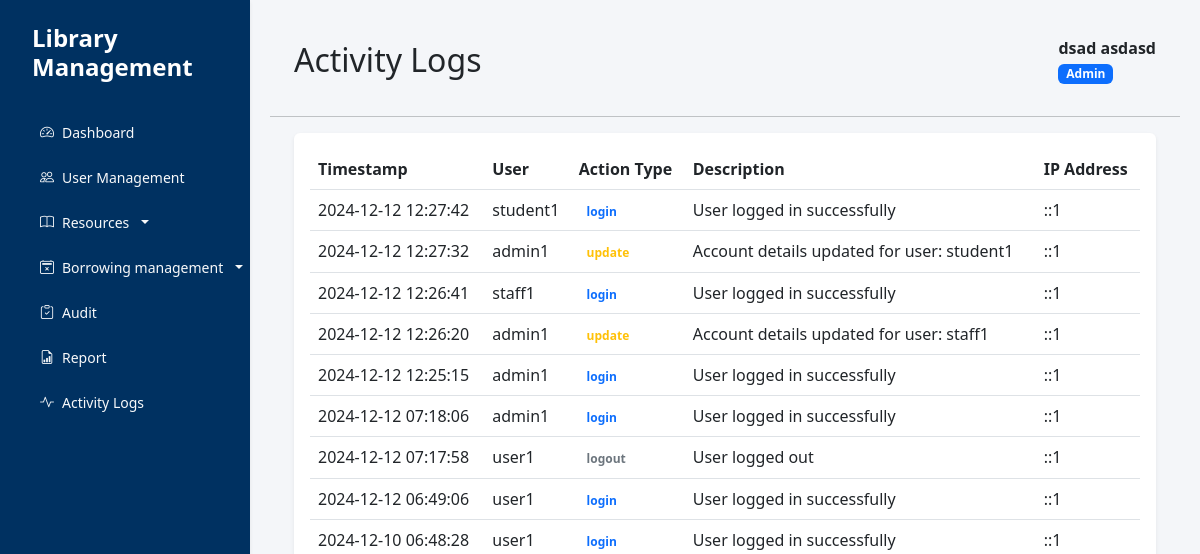
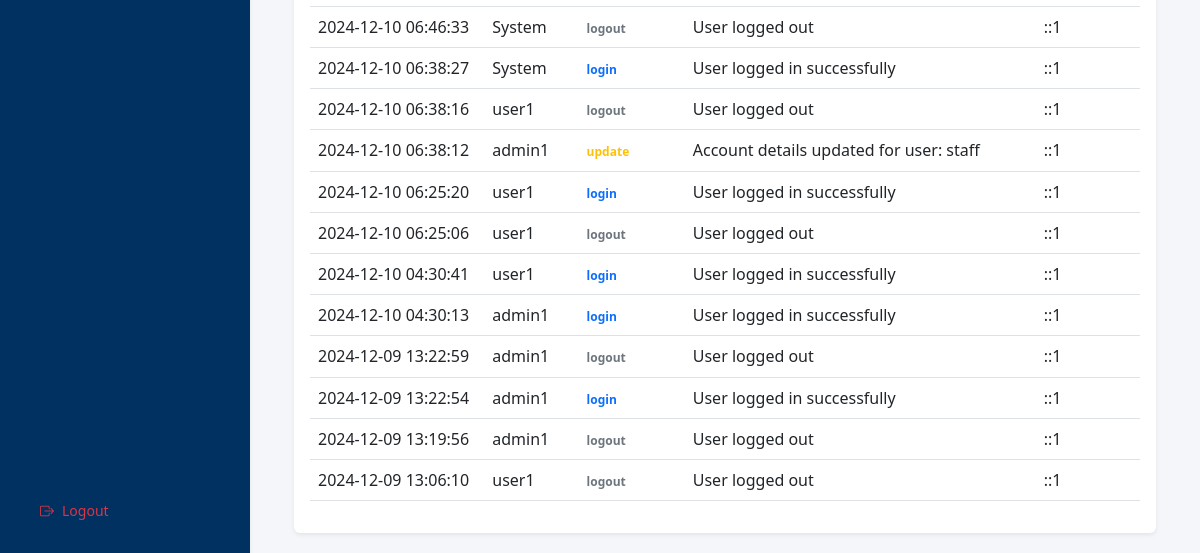
/interface/activity-logs.php (signed in), run on an earlier commit of the app's database (2 pictures, top to bottom).
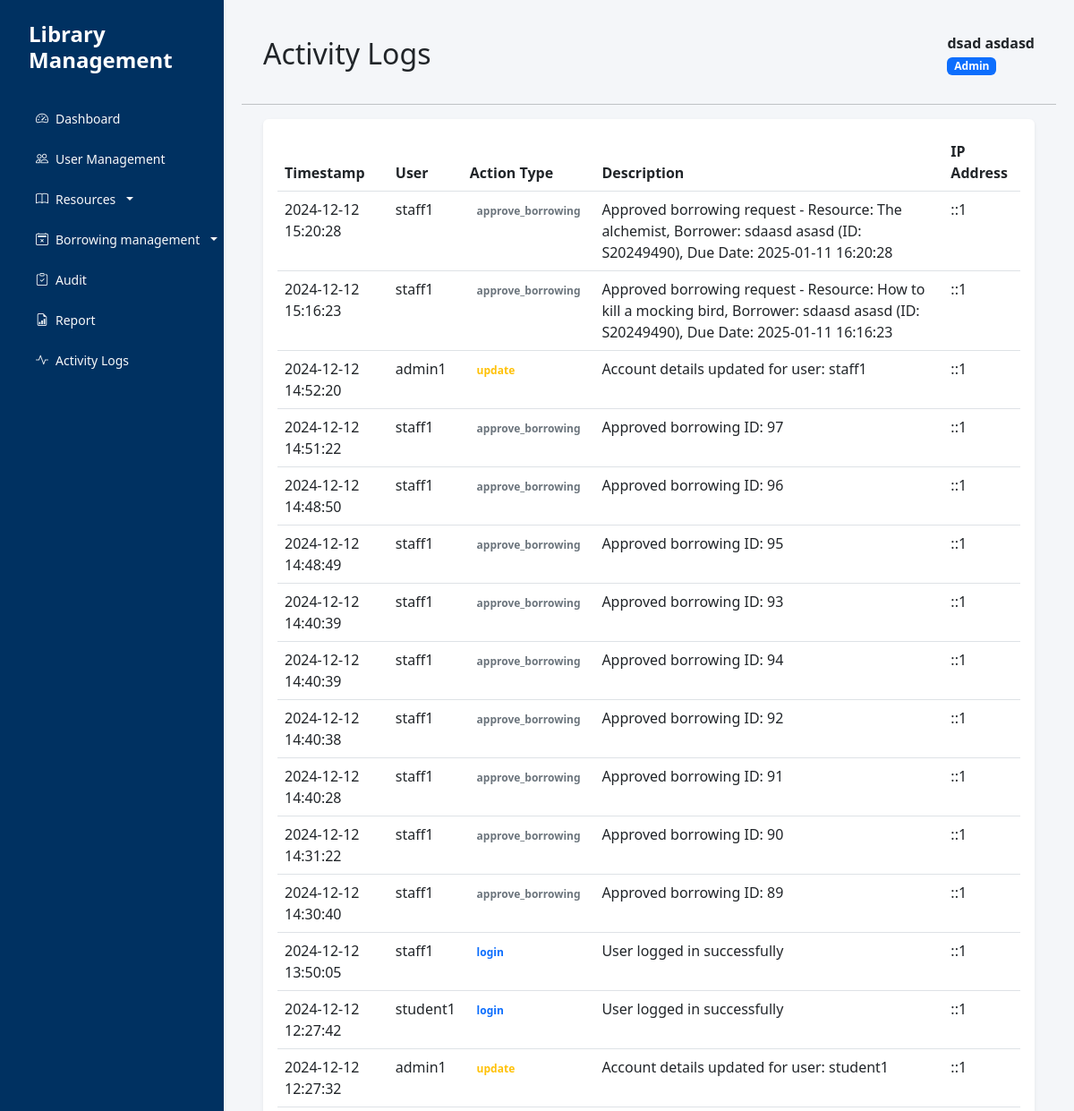
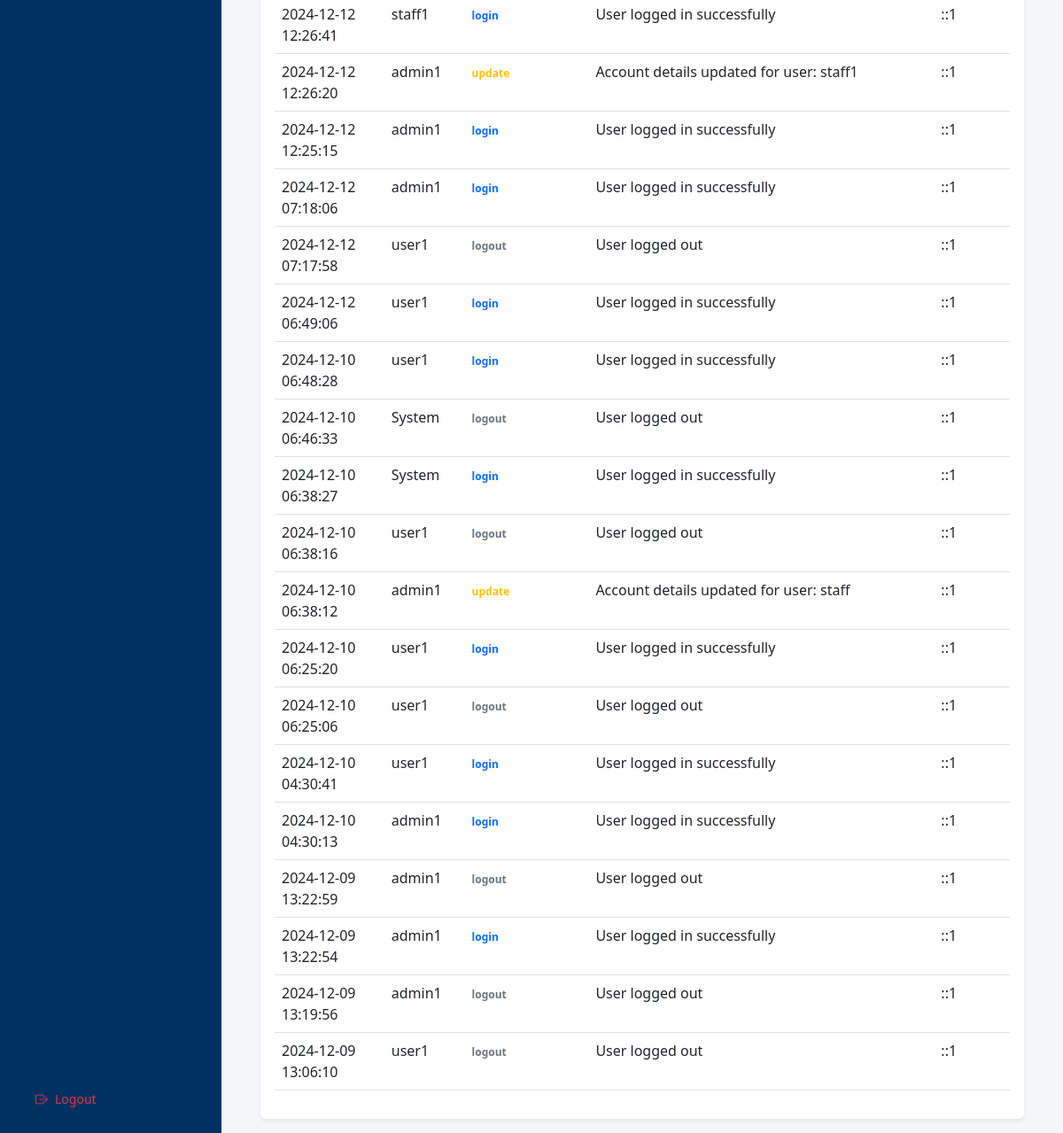
And on a later commit of the database (2 pictures, top to bottom).
### tables this page shows
CREATE TABLE `activity_logs` (
  `log_id` int(11) NOT NULL,
  `user_id` int(11) DEFAULT NULL,
  `action_type` varchar(50) NOT NULL,
  `action_description` text NOT NULL,
  `ip_address` varchar(45) DEFAULT NULL,
  `timestamp` timestamp NOT NULL DEFAULT current_timestamp()
);

CREATE TABLE `users` (
  `user_id` int(11) NOT NULL,
  `membership_id` varchar(20) DEFAULT NULL,
  `username` varchar(50) NOT NULL,
  `password` varchar(255) NOT NULL,
  `first_name` varchar(50) NOT NULL,
  `last_name` varchar(50) NOT NULL,
  `email` varchar(100) NOT NULL,
  `role` enum('admin','student','faculty','staff') NOT NULL,
  `max_books` int(11) NOT NULL,
  `created_at` timestamp NOT NULL DEFAULT current_timestamp(),
  `updated_at` timestamp NOT NULL DEFAULT current_timestamp() ON UPDATE current_timestamp()
);

### controller/ActivityLogController.php (called while the page is built, shortened)
<?php
require_once '../config/Database.php';
class ActivityLogController {
    private $conn;
    public function __construct() {
        $database = new Database();
        $this->conn = $database->getConnection();
    }
    public function getLogs($limit = 100) {
        try {
            $query = "SELECT al.*, u.username
                     FROM activity_logs al
                     LEFT JOIN users u ON al.user_id = u.user_id
                     ORDER BY al.timestamp DESC
                     LIMIT :limit";
            $stmt = $this->conn->prepare($query);
            $stmt->bindParam(":limit", $limit, PDO::PARAM_INT);
            $stmt->execute();
            return $stmt->fetchAll(PDO::FETCH_ASSOC);
        } catch (PDOException $e) {
            error_log("Get logs error: " . $e->getMessage());
            return [];
        }
    }
}

### config/Database.php (called while the page is built, shortened)
<?php
class Database {
    private $host = "localhost";
    private $port = "3307";
    private $db_name = "library_management";
    private $username = "root";
    private $password = "";
    public function getConnection() {
        $this->conn = null;
        try {
            $this->conn = new PDO(
                "mysql:host=" . $this->host . ";port=" . $this->port . ";dbname=" . $this->db_name,
                $this->username,
                $this->password
            );
            $this->conn->setAttribute(PDO::ATTR_ERRMODE, PDO::ERRMODE_EXCEPTION);
        } catch(PDOException $e) {
            echo "Connection Error: " . $e->getMessage();
        }
        return $this->conn;
    }
}

### interface/activity-logs.php (the view, shortened to what the changed rows need)
<?php
require_once '../controller/ActivityLogController.php';
$activityLogController = new ActivityLogController();
$logs = $activityLogController->getLogs();
?>
<!DOCTYPE html>
<html lang="en">
<head>
    <link href="https://cdnjs.cloudflare.com/ajax/libs/bootstrap/5.3.0/css/bootstrap.min.css" rel="stylesheet">
    <link href="https://cdnjs.cloudflare.com/ajax/libs/bootstrap-icons/1.7.2/font/bootstrap-icons.min.css" rel="stylesheet">
    <link href="assets/css/style.css" rel="stylesheet">
</head>
<body>
    <div class="d-flex">
        <div class="main-content flex-grow-1">
            <div class="d-flex justify-content-between align-items-center py-3 px-4">
                <h2 class="mb-0">Activity Logs</h2>
            </div>
            <div class="container-fluid px-4">
                <div class="card shadow-sm">
                    <div class="card-body">
                        <div class="table-responsive">
                            <table class="table table-hover">
                                <thead>
                                    <tr>
                                        <th>Timestamp</th>
                                        <th>User</th>
                                        <th>Action Type</th>
                                        <th>Description</th>
                                        <th>IP Address</th>
                                    </tr>
                                </thead>
                                <tbody>
                                    <?php if (empty($logs)): ?>
                                        <tr>
                                            <td colspan="5" class="text-center">No activity logs found.</td>
                                        </tr>
                                    <?php else: ?>
                                        <?php foreach ($logs as $log): ?>
                                            <tr>
                                                <td><?php echo date('Y-m-d H:i:s', strtotime($log['timestamp'])); ?></td>
                                                <td><?php echo htmlspecialchars($log['username'] ?? 'System'); ?></td>
                                                <td>
                                                    <span class="badge <?php echo getActionTypeBadgeClass($log['action_type']); ?>">
                                                        <?php echo htmlspecialchars($log['action_type']); ?>
                                                    </span>
                                                </td>
                                                <td><?php echo htmlspecialchars($log['action_description']); ?></td>
                                                <td><?php echo htmlspecialchars($log['ip_address']); ?></td>
                                            </tr>
                                        <?php endforeach; ?>
                                    <?php endif; ?>
                                </tbody>
                            </table>
                        </div>
                    </div>
                </div>
            </div>
        </div>
    </div>
</body>
</html>
<?php
function getActionTypeBadgeClass($actionType) {
    $classes = [
        'login' => 'text-primary',
        'logout' => 'text-secondary',
        'create' => 'text-success',
        'update' => 'text-warning'
    ];
    return $classes[$actionType] ?? 'text-secondary';
}
?>

What changed in the data, as far as the page shows it:
added activity_logs: timestamp "2024-12-12 15:20:28", user.username "staff1", action_type "approve_borrowing", action_description "Approved borrowing request - Resource: The alchemist, Borrower: sdaasd asasd (ID: S20249490), Due Date: 2025-01-11 16:20:28", ip_address "::1"
added activity_logs: timestamp "2024-12-12 15:16:23", user.username "staff1", action_type "approve_borrowing", action_description "Approved borrowing request - Resource: How to kill a mocking bird, Borrower: sdaasd asasd (ID: S20249490), Due Date: 2025-01-11 16:16:23", ip_address "::1"
added activity_logs: timestamp "2024-12-12 14:52:20", user.username "admin1", action_type "update", action_description "Account details updated for user: staff1", ip_address "::1"
added activity_logs: timestamp "2024-12-12 14:51:22", user.username "staff1", action_type "approve_borrowing", action_description "Approved borrowing ID: 97", ip_address "::1"
added activity_logs: timestamp "2024-12-12 14:48:50", user.username "staff1", action_type "approve_borrowing", action_description "Approved borrowing ID: 96", ip_address "::1"
added activity_logs: timestamp "2024-12-12 14:48:49", user.username "staff1", action_type "approve_borrowing", action_description "Approved borrowing ID: 95", ip_address "::1"
added activity_logs: timestamp "2024-12-12 14:40:39", user.username "staff1", action_type "approve_borrowing", action_description "Approved borrowing ID: 93", ip_address "::1"
added activity_logs: timestamp "2024-12-12 14:40:39", user.username "staff1", action_type "approve_borrowing", action_description "Approved borrowing ID: 94", ip_address "::1"
added activity_logs: timestamp "2024-12-12 14:40:38", user.username "staff1", action_type "approve_borrowing", action_description "Approved borrowing ID: 92", ip_address "::1"
added activity_logs: timestamp "2024-12-12 14:40:28", user.username "staff1", action_type "approve_borrowing", action_description "Approved borrowing ID: 91", ip_address "::1"
added activity_logs: timestamp "2024-12-12 14:31:22", user.username "staff1", action_type "approve_borrowing", action_description "Approved borrowing ID: 90", ip_address "::1"
added activity_logs: timestamp "2024-12-12 14:30:40", user.username "staff1", action_type "approve_borrowing", action_description "Approved borrowing ID: 89", ip_address "::1"
added activity_logs: timestamp "2024-12-12 13:50:05", user.username "staff1", action_type "login", action_description "User logged in successfully", ip_address "::1"
